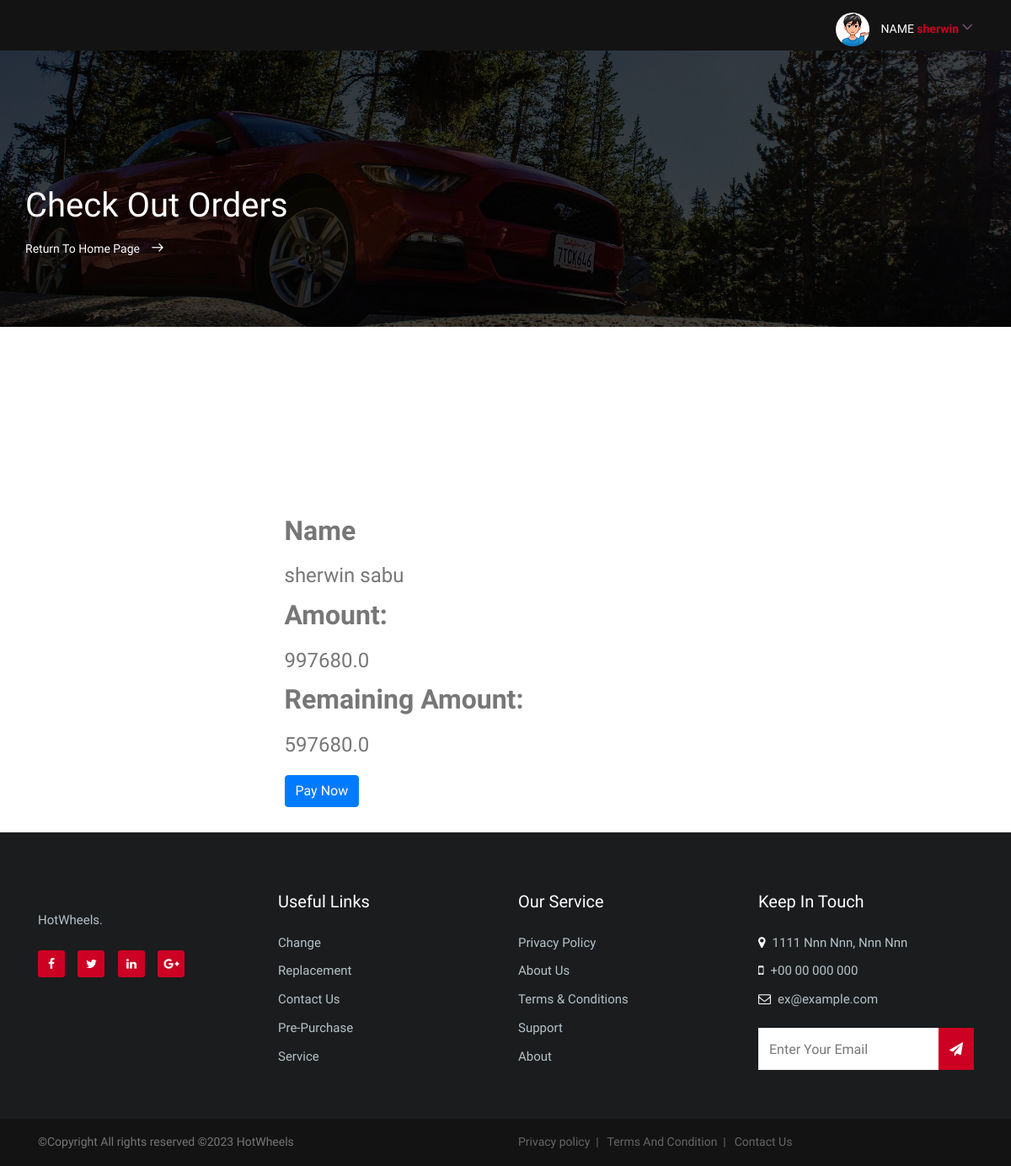
Before: /cars/checkout/ (signed in) with the older database file.
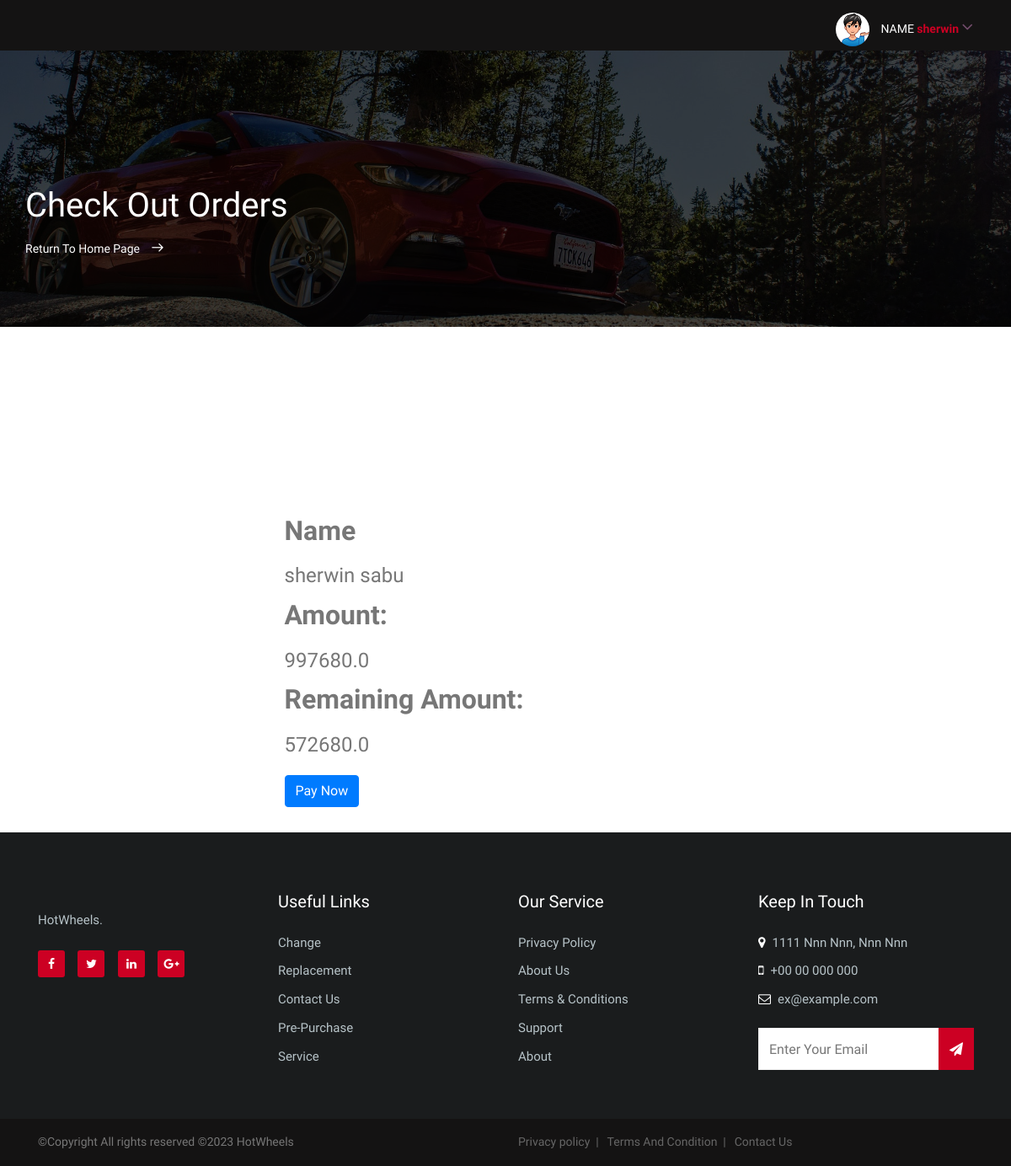
After: the same page with the newer database file.
### cars/models.py (models this page shows)
class Order(models.Model):
    class Meta:
        db_table = 'CUSTOMER ORDER DETAILS'
        verbose_name = "Customer Orders"
        verbose_name_plural = "Customer Booking"
    id = models.BigAutoField(
        primary_key= True,
    )
    Address = models.CharField(default=None,null=True,blank=True,max_length=255,verbose_name="House Address Of Customer")
    LicenceIDNumber = models.CharField(default=None,null=True,blank=True,max_length=255,verbose_name="Licence ID Number Of Customer")
    Pincode = models.IntegerField(verbose_name="Pincode Of Customer")
    ContactNumber = models.CharField(default=None,null=True,blank=True,max_length=255,verbose_name="Contact Number Of Customer")
    application_code = models.UUIDField(default = uuid.uuid4,editable = False,verbose_name="Application Id Of Order")
    State = models.CharField(default=None,null=True,blank=True,max_length=255,verbose_name="State")
    City = models.CharField(default=None,null=True,blank=True,max_length=255,verbose_name="City")
    customerid = models.ForeignKey(User ,default=None,on_delete=models.CASCADE,verbose_name="Customer")
    carnameid = models.ForeignKey(DETAILS,on_delete=models.CASCADE,verbose_name="Car Name")
    Date_of_booking = models.DateTimeField(auto_now_add=True,verbose_name="Date Of Booking")
    Accessorieslist = models.TextField(default=None,null=True,verbose_name="Accessories Added")
    insurance = models.TextField(default=None,null=True,verbose_name="Insurance Amount")
    total = models.FloatField(default=None,null=True,verbose_name="Sum Total Of Car")
    balance_amount = models.FloatField(default=None,null=True,verbose_name="Balance Amount After Advance")
    accssamt = models.FloatField(default=None,null=True,verbose_name="Accessories Total")
    road_tax = models.FloatField(default=None,null=True,verbose_name="Road Tax")
    regst_amt = models.FloatField(default=None,null=True,verbose_name="Registration Amount")
    insuramt = models.FloatField(default=None,null=True,verbose_name="Insurance Amount")

### cars/views.py (the view)
# urls.py: path('checkout/', views.checkout, name='checkout'),
def checkout(request):
    if 'username' in request.session:
        customer = Order.objects.filter(customerid=request.user)
        carnameid = customer[0].carnameid
        car_company = DETAILS.objects.filter(car_name=carnameid).values('car_company')
        car_company_name = COMPANY.objects.filter(pk=car_company[0].get("car_company")).values('name')
        carscompanynames = car_company_name[0].get("name")
        car_type = DETAILS.objects.filter(car_name=carnameid).values('car_type')
        car_type_name = TYPE.objects.filter(pk=car_type[0].get("car_type")).values('name')
        cartypenames = car_type_name[0].get("name")
        price = int(customer[0].total)*100
        return render(request,'checkout.html',{'price':price,'customer':customer,'carscompanynames':carscompanynames,'cartypenames':cartypenames})
    return redirect('signin')

### cars/models.py (called while the page is built)
    def __str__(self):
        return self.car_name

### cars/templates/checkout.html (shortened to what the changed rows need)
{% load static %}
<!DOCTYPE html>
<html lang="en">
<head>
        <link rel="stylesheet" href="{% static 'css/linearicons.css' %}">
        <link rel="stylesheet" href="{% static 'css/font-awesome.min.css' %}">
        <link rel="stylesheet" href="{% static 'css/bootstrap.css' %}">
        <link rel="stylesheet" href="{% static 'css/magnific-popup.css' %}">
        <link rel="stylesheet" href="{% static 'css/nice-select.css' %}">
        <link rel="stylesheet" href="{% static 'css/animate.min.css' %}">
        <link rel="stylesheet" href="{% static 'css/owl.carousel.css' %}">
        <link rel="stylesheet" href="{% static 'css/main.css' %}">
    </head>
    <body>
        <section class="banner-area relative" id="home">
            <div class="container">
                <div class="row d-flex align-items-center justify-content-center">
                    <div class="about-content col-lg-12">
                        <h1 class="text-white">
                            Check Out Orders
                        </h1>
                    </div>
                </div>
            </div>
        </section>
        {% for Order in customer %}
        <section class="cart_area mb-30 pt-120">
            <div class="container">
                <div class="col-6 mx-auto" style="margin-top:10%;">
                    <form action="{% url 'payment' %}" method='POST'>
                        <div class="mb-3">
                          <label for="exampleInputEmail1" class="form-label" style="font-size: xx-large;font-weight: bold;">Name</label><br><br>
                          <label  name="name" class="form-label" style="font-size: x-large;">{{user.first_name}} {{user.last_name}}</label>
                        </div>
                        <div class="mb-3">
                          <label for="exampleInputPassword1" class="form-label" style="font-size: xx-large;font-weight: bold;">Amount:</label><br><br>
                          <label  name="amount" class="form-label" style="font-size: x-large;">{{Order.total}}</label>
                        </div>
                        <div class="mb-3">
                            <label for="exampleInputPassword1" class="form-label" style="font-size: xx-large;font-weight: bold;">Remaining Amount:</label><br><br>
                            <label  name="amount" class="form-label" style="font-size: x-large;">{{Order.balance_amount}}</label>
                          </div>
                        <div>
                        <button type="submit" class="btn btn-primary">Pay Now</button>
                        </div>
                      </form>
                </div>
            </div>
        </section>
        {% endfor %}
    </body>
</html>

Changed rows visible on the page:
changed Order: balance_amount "597680.0" → "572680.0"
